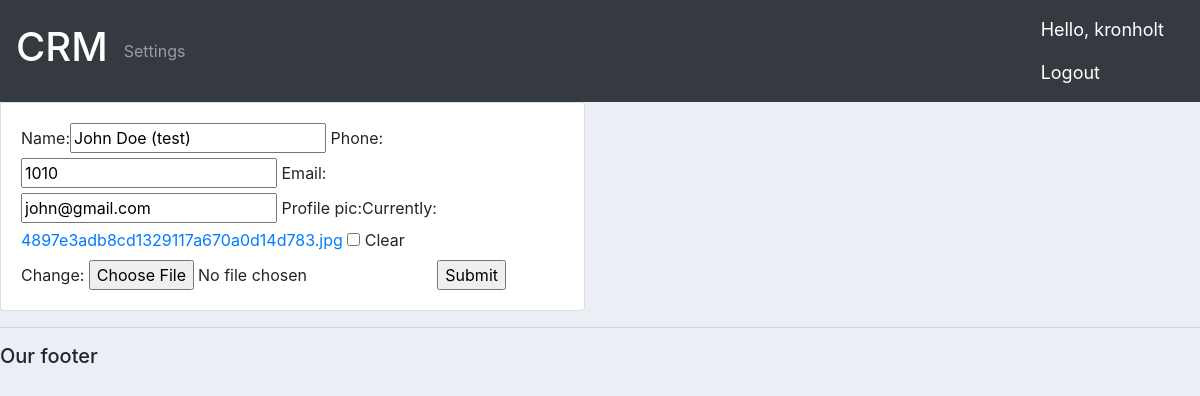
The page /update_customer/3/ (signed in) on the database its author committed.
### accounts/models.py (models this page shows, shortened)
class Customer(models.Model):
    user = models.OneToOneField(User, null=True, blank=True, on_delete=models.CASCADE)
    name = models.CharField(max_length=200, null=True)
    phone = models.CharField(max_length=200, null=True)
    email =models.CharField(max_length=200, null=True)
    profile_pic = models.ImageField(default="profile1.png", null=True, blank=True)
    date_created = models.DateTimeField(auto_now_add=True)

### accounts/decorators.py (the view)
        def wrapper_func(request, *args, **kwargs):
            group = None
            if request.user.groups.exists():
                group = request.user.groups.all()[0].name
            if group in allowed_roles:
                return view_func(request, *args, **kwargs)
            else:
                return redirect('home')

### accounts/forms.py
class CustomerForm(ModelForm):
    class Meta:
        model = Customer
        fields = '__all__'
        exclude = ['user']

### accounts/views.py (called while the page is built)
@login_required(login_url='login')
@allowed_users(allowed_roles = ['admin'])
def updateCustomer(request, pk):
    customer = Customer.objects.get(id = pk)
    form = CustomerForm(instance= customer)
    if request.method == 'POST':
        form = CustomerForm(request.POST, instance = customer)
        if form.is_valid():
            form.save()
            return redirect('/')
    context = {'form':form}
    return render(request, 'accounts/customer_form.html', context)

### accounts/templates/accounts/customer_form.html (shortened to what this page needs)
{% extends 'accounts/main.html' %}
{% load static %}
{% block content %}
<div class="row">
    <div class="col-md-6">
        <div class="card card-body">
<form action="" method="POST">
    {{form}}
    <input type="submit" name="Submit">
</form>
</div>
</div>
</div>
{% endblock %}

### accounts/templates/accounts/navbar.html (shortened to what this page needs)
{% load static %}
<nav class="navbar  navbar-dark bg-dark">
  <a class="navbar-brand" href="{% url 'home' %}"><h1>CRM</h1></a>
    <ul class="navbar-nav mr-auto">
      {% if is_admin %}
      <li class="nav-item">
        <a class="nav-item nav-link" href="{% url 'home' %}">Dashboard</a>
      </li>
      <li class="nav-item">
        <a class="nav-item nav-link" href="{% url 'products' %}">Products</a>
      </li>
      {% else %}
      <li class="nav-item">
        <a class="nav-item nav-link" href="{% url 'account_settings' %}">Settings</a>
      </li>
      {% endif %}
    </ul>
  <span class="navbar-text">
    <p class="hello-msg">Hello, {{request.user}}  </p>
    <a class="hello-msg" href="{% url 'logout' %}">Logout</a>
  </span>
</nav>

### static/css/main.css (style rules this page uses)
body { background-color: #ebeff5; }

### accounts/templates/accounts/navbar.html (style rules this page uses)
.hello-msg { font-size:18px; color:white; margin-right: 20px; }

### rows shown on the page
Customer: name "John Doe (test)", phone "1010", email "john@gmail.com"

### other values the page prints
{{ request.user }} "kronholt"
